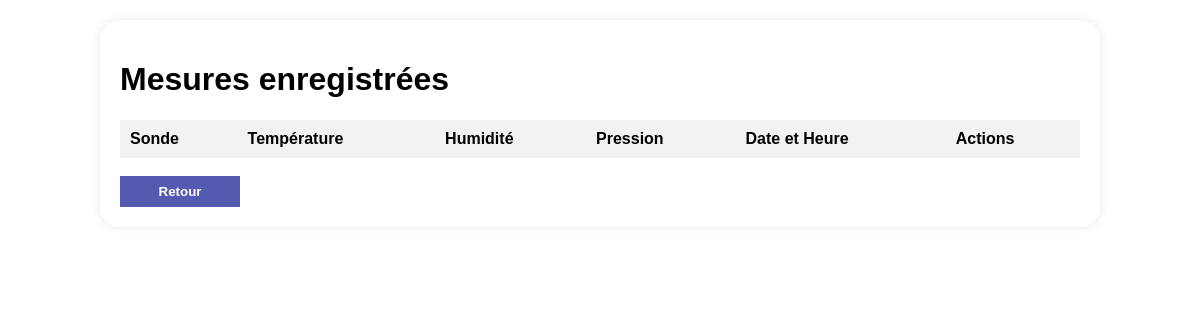
The app's page /afficher_mesures, older data.
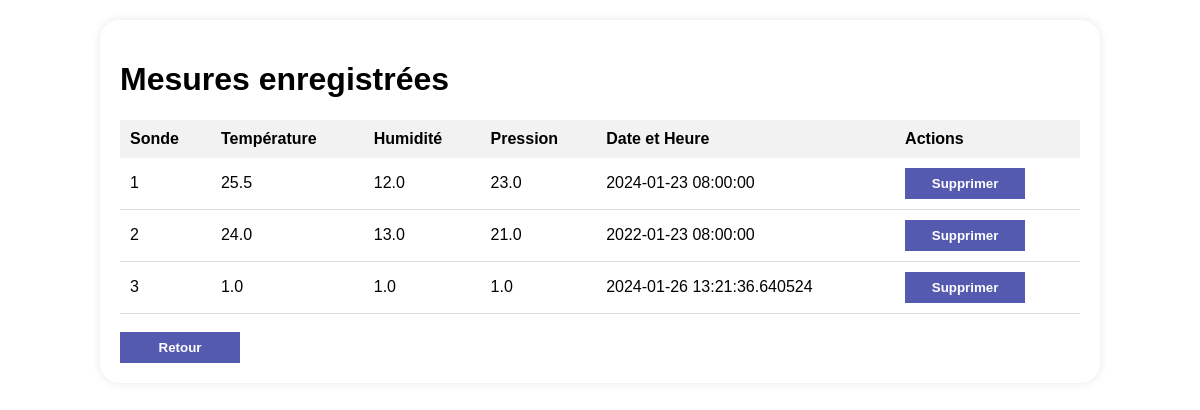
The same page, newer data.
### tables this page shows
CREATE TABLE Meteo (
        M_Id INTEGER PRIMARY KEY AUTOINCREMENT,
        user_id INTEGER,
        temperature REAL,
        humidite REAL,
        pression REAL,
        temps DATETIME,
        FOREIGN KEY (user_id) REFERENCES User(US_Id)
    );

### app.py (the view)
@app.route('/afficher_mesures')
def afficher_mesures():
    with connect_db() as db:
        cursor = db.cursor()
        cursor.execute("SELECT * FROM Meteo")
        mesures = cursor.fetchall()
    mesures_enum = list(enumerate(mesures, start=1))
    return render_template('afficher_mesures.html', mesures_enum=mesures_enum)

### app.py (called while the page is built)
def connect_db():
    db_path = 'base_de_donnee.db'
    print(f"Connecté à la base de données : {db_path}")
    return sqlite3.connect(db_path)

### templates/afficher_mesures.html (shortened to what this page needs)
<!DOCTYPE html>
<html lang="fr">
  <head>
    <link rel="stylesheet" href="/static/style4.css" />
  </head>
  <body>
    <div class="wrapper">
      <h1>Mesures enregistrées</h1>
      <table>
        <thead>
          <tr>
            <th>Sonde</th>
            <th>Température</th>
            <th>Humidité</th>
            <th>Pression</th>
            <th>Date et Heure</th>
            <th>Actions</th>
          </tr>
        </thead>
        <tbody>
          {% for index, mesure in mesures_enum %}
          <tr>
            <td>{{ index }}</td>
            <td>{{ mesure[2] }}</td>
            <td>{{ mesure[3] }}</td>
            <td>{{ mesure[4] }}</td>
            <td>{{ mesure[5] }}</td>
            <td>
              <form method="post" action="/supprimer_mesure/{{ mesure[0] }}">
                <button type="submit" class="btn">Supprimer</button>
              </form>
            </td>
          </tr>
          {% endfor %}
        </tbody>
      </table>
      <br />
      <button onclick="window.location.href='/sonde'" class="btn">
        Retour
      </button>
    </div>
  </body>
</html>

### static/style4.css (style rules this page uses)
body { font-family: Arial, sans-serif; background-color: #f4f4f4; margin: 0; padding: 0; background-repeat: no-repeat !important; background-size: cover !important; background-attachment: fixed !important; background-position: center !important; background: url(nightbg.png); }
.wrapper { width: 80%; margin: 20px auto; background-color: #ffffff99; border-radius: 20px; padding: 20px; box-shadow: 0 0 10px rgba(0, 0, 0, 0.1); transition: all 0.15s ease-in; }
table { width: 100%; border-collapse: collapse; margin-top: 20px; }
th, td { padding: 10px; text-align: left; }
th { background-color: #f2f2f2; }
td { border-bottom: 1px solid #ddd; }
.btn { width: 10vw; background-color: #555ab1; color: #fff; border: none; padding: 8px 12px; cursor: pointer; font-weight: 800; transition: all 0.15s ease-in; }

Row changes from the older to the newer data that the page shows:
added Meteo: M_Id "1", temperature "25.5", humidite "12.0", pression "23.0", temps "2024-01-23 08:00:00"
added Meteo: M_Id "2", temperature "24.0", humidite "13.0", pression "21.0", temps "2022-01-23 08:00:00"
added Meteo: M_Id "3", temperature "1.0", humidite "1.0", pression "1.0", temps "2024-01-26 13:21:36.640524"
